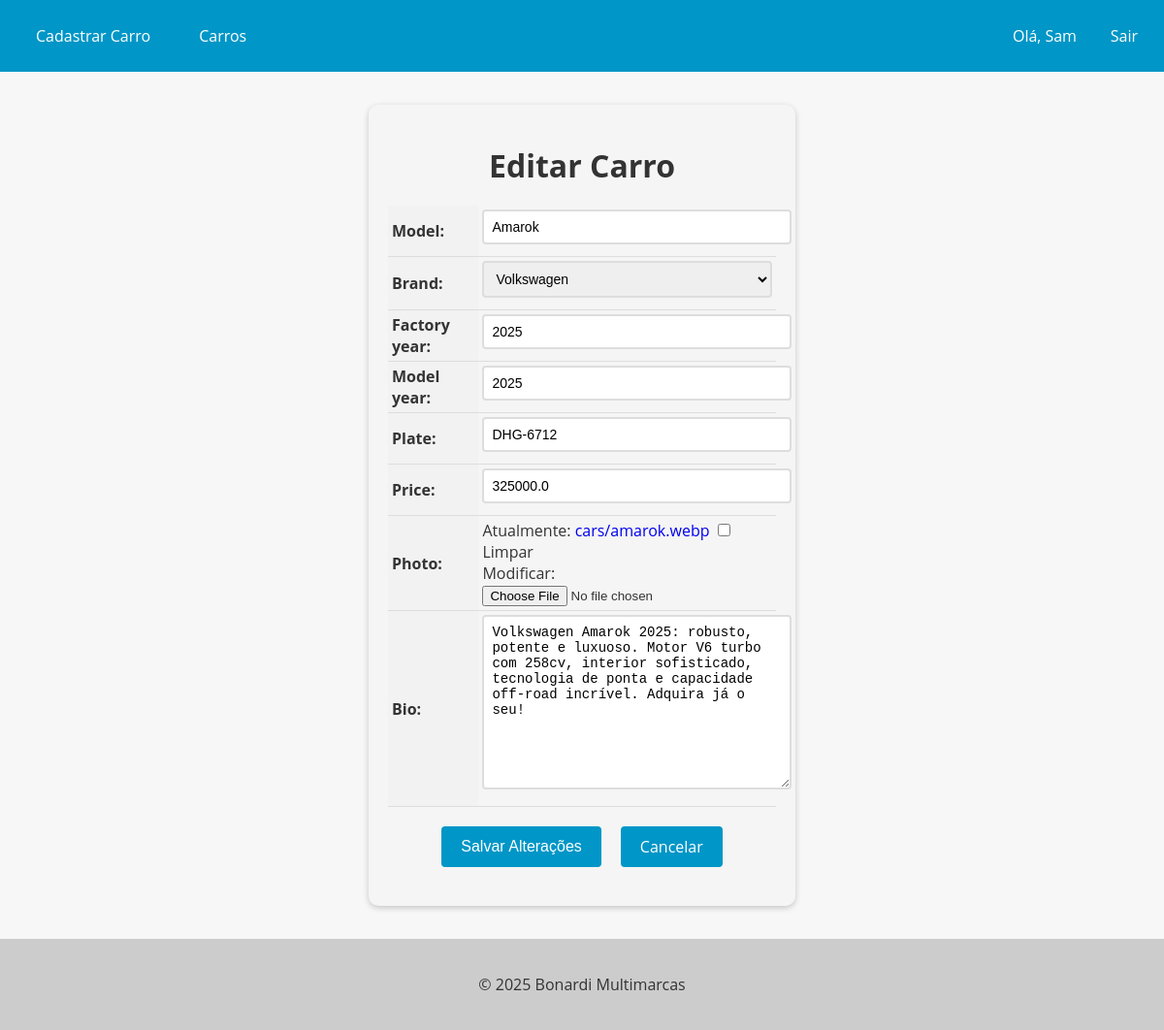
The page /car/9/update (signed in) on the database its author committed.
### cars/models.py (models this page shows, shortened)
class Car(models.Model):
  id = models.AutoField(primary_key=True)
  model = models.CharField(max_length=100)
  brand = models.ForeignKey(Brand, on_delete=models.PROTECT, related_name='cars_brand')
  factory_year = models.IntegerField(null=True)
  model_year = models.IntegerField(null=True)
  plate = models.CharField(max_length=8, null=True, blank=True)
  price = models.FloatField(blank=True, null=True)
  photo = models.ImageField(upload_to='cars/', blank=True, null=True)
  bio = models.TextField(blank=True, null=True)
  owner = models.ForeignKey(User, on_delete=models.CASCADE, related_name='cars')

### cars/views.py (the view)
# urls.py: path('car/<int:pk>/update', CarUpdateView.as_view(), name='car_update'),
class CarUpdateView(LoginRequiredMixin, UpdateView):
  login_url = 'login'
  redirect_field_name = 'next'
  model = Car
  form_class = CarModelForm
  template_name = 'car_update.html'
  success_url = '/cars/'
  def get_queryset(self):
    if self.request.user.is_superuser:
      return Car.objects.all()
    return Car.objects.filter(owner=self.request.user)

### cars/forms.py (shortened to what this page needs)
class CarModelForm(forms.ModelForm):
  class Meta:
    model = Car
    exclude = ['owner']
    fields = '__all__'
    widgets = {
        'photo': forms.ClearableFileInput(attrs={'class': 'file-input'}),
      }

### cars/models.py (called while the page is built)
  def __str__(self):
    return self.name

### cars/templates/car_update.html (shortened to what this page needs)
{% extends "base.html" %}
{% block content %}
  <form method="post" enctype="multipart/form-data">
    <h1>Editar Carro</h1>
    <table>
      {{ form.as_table }}
    </table>
    <div>
      <div class="buttons-container">
        <input type="submit" value="Salvar Alterações" class="btn btn-primary">
        <a href="{% url 'cars_list' %}" class="btn btn-secondary">Cancelar</a>
      </div>
    </div>
  </form>
{% endblock %}

### app/templates/base.html (shortened to what this page needs)
<!DOCTYPE html>
<html lang="en">
<head>
</head>
<body>
  <header>
    <nav>
      <ul>
        {% if user.is_authenticated %}
          <li class="username">Olá, {{ user.username }}</li>
          <li><a href="{% url 'new_car' %}">Cadastrar Carro</a></li>
        {% endif %}
        {% if user.is_authenticated %}
          <li class="btn-logout"><a href="{% url 'logout' %}">Sair</a></li>
        {% endif %}
        <li><a href="{% url 'cars_list' %}">Carros</a></li>
      </ul>
    </nav>
  </header>
  <main>
    {% block content %}
    {% endblock %}
  </main>
  <footer>
    <p>&copy; 2025 Bonardi Multimarcas</p>
  </footer>
</body>
</html>

### app/templates/base.html (style rules this page uses)
body { font-family: 'Open Sans', sans-serif; background-color: #f7f7f7; color: #333; margin: 0; padding: 0; }
header { background-color: #0096c7; color: #fff; text-align: center; padding: 12px; }
footer { background-color: #ccc; color: #333; padding: 20px; text-align: center; }
nav { background-color: #0096c7; color: #fff; height: 50px; display: flex; justify-content: space-between; align-items: center; }
nav ul { list-style: none; margin: 0; padding: 0; display: flex; }
nav ul li { margin: 0 10px; }
nav ul li a { color: #fff; text-decoration: none; font-size: 16px; padding: 15px; transition: all 0.3s ease; }
.username, .btn-register { position: absolute; right: 80px; }
.username { text-transform: capitalize; }
.btn-logout, .btn-login { position: absolute; right: 2px; }

### cars/templates/car_update.html (style rules this page uses)
form { max-width: 400px; margin: 34px auto; padding: 20px; background-color: #f5f5f5; border-radius: 10px; box-shadow: 0 2px 6px rgba(0, 0, 0, 0.2); }
form h1 { font-size: 2rem; margin-bottom: 20px; text-align: center; }
table { margin: 0 auto; border-collapse: collapse; width: 100%; max-width: 600px; }
th, td { padding: 4px; text-align: left; border-bottom: 1px solid #ddd; }
th { background-color: #f2f2f2; }
input[type="text"], input[type="number"], select, textarea { padding: 8px; font-size: 14px; border: 2px solid #ddd; border-radius: 4px; width: 100%; max-width: 300px; margin-bottom: 8px; transition: border-bottom-color 0.3s ease-in-out; }
.btn { background-color: #0096c7; color: #fff; border: none; padding: 10px 20px; font-size: 16px; border-radius: 4px; cursor: pointer; transition: background-color 0.3s ease-in-out; }
.buttons-container { display: flex; justify-content: center; margin-top: 20px; margin-bottom: 20px; }
.btn { display: inline-block; background-color: #0096c7; color: #fff; border: none; padding: 10px 20px; font-size: 16px; border-radius: 4px; cursor: pointer; transition: background-color 0.3s ease-in-out; margin: 0 10px; }
a { text-decoration: none !important; }

### rows shown on the page
Car: model "Amarok", brand "Volkswagen", factory_year "2025", model_year "2025", plate "DHG-6712", price "325000.0", bio "Volkswagen Amarok 2025: robusto, potente e luxuoso. Motor V6 turbo com 258cv, interior sofisticado, tecnologia de ponta e capacidade off-road incrível. Adquira já o seu!"

### other values the page prints
{{ user.username }} "Sam"
